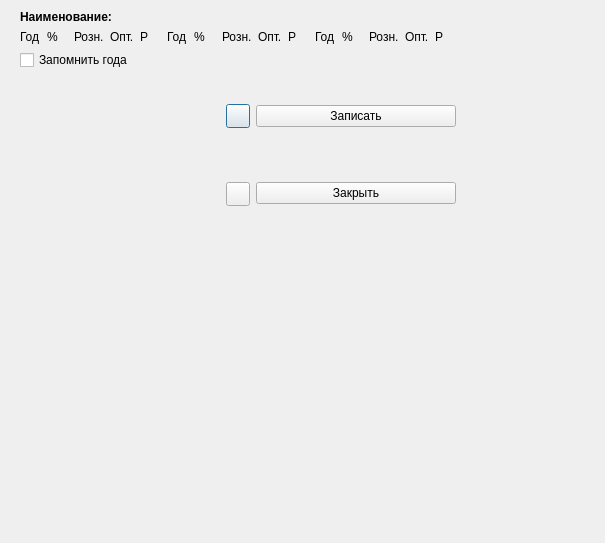
<?xml version="1.0" encoding="UTF-8"?>
<ui version="4.0">
 <class>YearsDiscounts</class>
 <widget class="QDialog" name="YearsDiscounts">
  <property name="geometry">
   <rect>
    <x>0</x>
    <y>0</y>
    <width>605</width>
    <height>543</height>
   </rect>
  </property>
  <property name="windowTitle">
   <string>Dialog</string>
  </property>
  <widget class="QWidget" name="layoutWidget">
   <property name="geometry">
    <rect>
     <x>20</x>
     <y>10</y>
     <width>436</width>
     <height>251</height>
    </rect>
   </property>
   <layout class="QVBoxLayout" name="main_layout">
    <item>
     <widget class="QLabel" name="name_label">
      <property name="font">
       <font>
        <weight>75</weight>
        <bold>true</bold>
       </font>
      </property>
      <property name="text">
       <string>Наименование: </string>
      </property>
     </widget>
    </item>
    <item>
     <layout class="QGridLayout" name="years_layout">
      <item row="0" column="0">
       <layout class="QHBoxLayout" name="labels_left_layout">
        <item>
         <widget class="QLabel" name="year_laft_label">
          <property name="text">
           <string>Год</string>
          </property>
         </widget>
        </item>
        <item>
         <widget class="QLabel" name="percenrts_left_label">
          <property name="text">
           <string>%</string>
          </property>
         </widget>
        </item>
        <item>
         <widget class="QLabel" name="retail_left_label">
          <property name="text">
           <string>Розн.</string>
          </property>
         </widget>
        </item>
        <item>
         <widget class="QLabel" name="whole_left_label">
          <property name="text">
           <string>Опт.</string>
          </property>
         </widget>
        </item>
        <item>
         <widget class="QLabel" name="manual_left_label">
          <property name="text">
           <string>Р</string>
          </property>
         </widget>
        </item>
       </layout>
      </item>
      <item row="0" column="1">
       <layout class="QHBoxLayout" name="labels_middle_layout">
        <item>
         <widget class="QLabel" name="year_middle_label">
          <property name="text">
           <string>Год</string>
          </property>
         </widget>
        </item>
        <item>
         <widget class="QLabel" name="percenrts_middle_label">
          <property name="text">
           <string>%</string>
          </property>
         </widget>
        </item>
        <item>
         <widget class="QLabel" name="retail_middle_label">
          <property name="text">
           <string>Розн.</string>
          </property>
         </widget>
        </item>
        <item>
         <widget class="QLabel" name="whole_middle_label">
          <property name="text">
           <string>Опт.</string>
          </property>
         </widget>
        </item>
        <item>
         <widget class="QLabel" name="manual_middle_label">
          <property name="text">
           <string>Р</string>
          </property>
         </widget>
        </item>
       </layout>
      </item>
      <item row="0" column="2">
       <layout class="QHBoxLayout" name="labels_right_layout">
        <item>
         <widget class="QLabel" name="year_right_label">
          <property name="text">
           <string>Год</string>
          </property>
         </widget>
        </item>
        <item>
         <widget class="QLabel" name="percenrts_right_label">
          <property name="text">
           <string>%</string>
          </property>
         </widget>
        </item>
        <item>
         <widget class="QLabel" name="retail_right_label">
          <property name="text">
           <string>Розн.</string>
          </property>
         </widget>
        </item>
        <item>
         <widget class="QLabel" name="whole_right_label">
          <property name="text">
           <string>Опт.</string>
          </property>
         </widget>
        </item>
        <item>
         <widget class="QLabel" name="manual_right_label">
          <property name="text">
           <string>Р</string>
          </property>
         </widget>
        </item>
       </layout>
      </item>
     </layout>
    </item>
    <item>
     <layout class="QHBoxLayout" name="bottom_layout">
      <item>
       <layout class="QVBoxLayout" name="remember_layout">
        <item>
         <widget class="QCheckBox" name="remember_checkbox">
          <property name="text">
           <string>Запомнить года</string>
          </property>
         </widget>
        </item>
        <item>
         <spacer name="remember_spacer">
          <property name="orientation">
           <enum>Qt::Vertical</enum>
          </property>
          <property name="sizeHint" stdset="0">
           <size>
            <width>20</width>
            <height>40</height>
           </size>
          </property>
         </spacer>
        </item>
       </layout>
      </item>
      <item>
       <layout class="QVBoxLayout" name="updown_layout">
        <property name="spacing">
         <number>0</number>
        </property>
        <item>
         <widget class="QPushButton" name="up_button">
          <property name="maximumSize">
           <size>
            <width>24</width>
            <height>24</height>
           </size>
          </property>
          <property name="text">
           <string/>
          </property>
          <property name="icon">
           <iconset resource="images.qrc">
            <normaloff>:/up</normaloff>:/up</iconset>
          </property>
         </widget>
        </item>
        <item>
         <widget class="QPushButton" name="down_button">
          <property name="maximumSize">
           <size>
            <width>24</width>
            <height>24</height>
           </size>
          </property>
          <property name="text">
           <string/>
          </property>
          <property name="icon">
           <iconset resource="images.qrc">
            <normaloff>:/down</normaloff>:/down</iconset>
          </property>
         </widget>
        </item>
       </layout>
      </item>
      <item>
       <layout class="QVBoxLayout" name="buttons_layout">
        <property name="spacing">
         <number>0</number>
        </property>
        <item>
         <widget class="QPushButton" name="apply_button">
          <property name="text">
           <string>Записать</string>
          </property>
         </widget>
        </item>
        <item>
         <widget class="QPushButton" name="close_button">
          <property name="text">
           <string>Закрыть</string>
          </property>
         </widget>
        </item>
       </layout>
      </item>
     </layout>
    </item>
   </layout>
  </widget>
 </widget>
 <resources>
  <include location="images.qrc"/>
 </resources>
 <connections/>
</ui>
